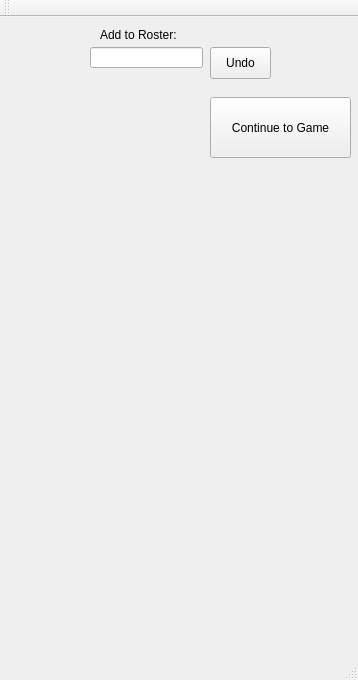
<?xml version="1.0" encoding="UTF-8"?>
<ui version="4.0">
 <class>MainWindow</class>
 <widget class="QMainWindow" name="MainWindow">
  <property name="geometry">
   <rect>
    <x>0</x>
    <y>0</y>
    <width>358</width>
    <height>680</height>
   </rect>
  </property>
  <property name="windowTitle">
   <string>MainWindow</string>
  </property>
  <widget class="QWidget" name="centralWidget">
   <widget class="QLineEdit" name="lineEdit">
    <property name="geometry">
     <rect>
      <x>90</x>
      <y>30</y>
      <width>113</width>
      <height>21</height>
     </rect>
    </property>
   </widget>
   <widget class="QLabel" name="label">
    <property name="geometry">
     <rect>
      <x>100</x>
      <y>10</y>
      <width>91</width>
      <height>16</height>
     </rect>
    </property>
    <property name="text">
     <string>Add to Roster:</string>
    </property>
   </widget>
   <widget class="QLabel" name="label_2">
    <property name="geometry">
     <rect>
      <x>90</x>
      <y>60</y>
      <width>121</width>
      <height>471</height>
     </rect>
    </property>
    <property name="text">
     <string/>
    </property>
    <property name="alignment">
     <set>Qt::AlignHCenter|Qt::AlignTop</set>
    </property>
   </widget>
   <widget class="QPushButton" name="pushButton">
    <property name="geometry">
     <rect>
      <x>210</x>
      <y>30</y>
      <width>61</width>
      <height>32</height>
     </rect>
    </property>
    <property name="text">
     <string>Undo</string>
    </property>
   </widget>
   <widget class="QPushButton" name="pushButton_2">
    <property name="geometry">
     <rect>
      <x>210</x>
      <y>80</y>
      <width>141</width>
      <height>61</height>
     </rect>
    </property>
    <property name="text">
     <string>Continue to Game</string>
    </property>
   </widget>
  </widget>
  <widget class="QMenuBar" name="menuBar">
   <property name="geometry">
    <rect>
     <x>0</x>
     <y>0</y>
     <width>358</width>
     <height>22</height>
    </rect>
   </property>
  </widget>
  <widget class="QToolBar" name="mainToolBar">
   <attribute name="toolBarArea">
    <enum>TopToolBarArea</enum>
   </attribute>
   <attribute name="toolBarBreak">
    <bool>false</bool>
   </attribute>
  </widget>
  <widget class="QStatusBar" name="statusBar"/>
 </widget>
 <layoutdefault spacing="6" margin="11"/>
 <resources/>
 <connections/>
</ui>
